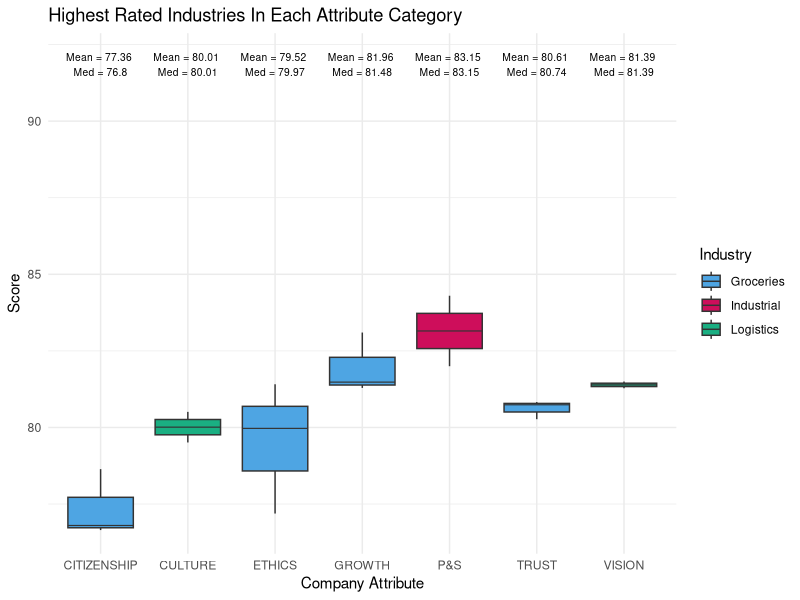
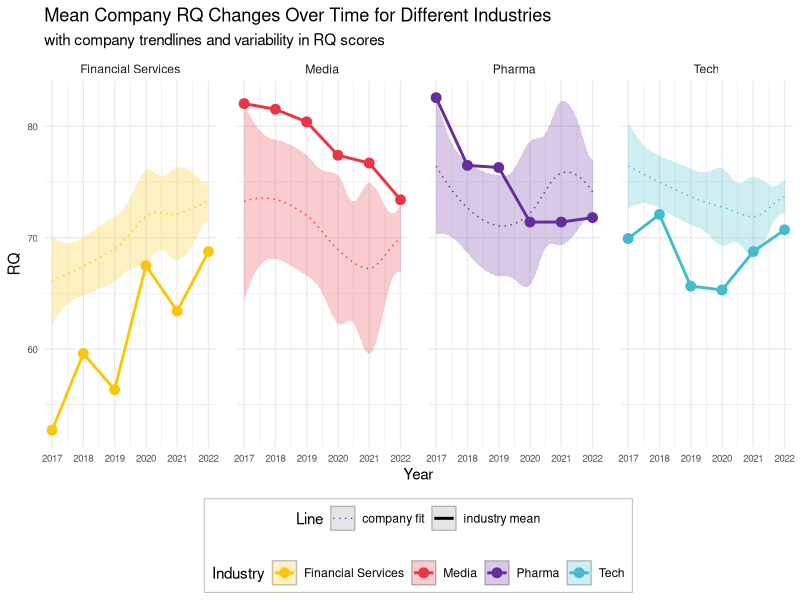

Reproduce these figures in R, in order.
## ---- chunk 1
#| label: load-packages and data
#| include: false

library(tidyverse)

poll <- read.csv("data/polls.csv")
reputation <- read.csv("data/reputation.csv")
## ---- chunk 2
reputation1 <- reputation |>
  group_by(industry, name) |>
  mutate(avg_score = mean(score))
reputation2 <- reputation1 |>
  group_by(name) |>
  mutate(maxavg = max(avg_score))

#used to confirm which industries were the highest scored in each category
overview <- reputation1 |>
  group_by(name) |>
  slice(which.max(avg_score))

#creating dataframes for each attribute based on which industry had the highest average
citizenship <- reputation2 |>
  group_by(name) |>
  filter(name == "CITIZENSHIP" & avg_score == maxavg)
culture <- reputation2 |>
  group_by(name) |>
  filter(name == "CULTURE" & avg_score == maxavg)
ethics <- reputation2 |>
  group_by(name) |>
  filter(name == "ETHICS" & avg_score == maxavg)
growth <- reputation2 |>
  group_by(name) |>
  filter(name == "GROWTH" & avg_score == maxavg)
ps <- reputation2 |>
  group_by(name) |>
  filter(name == "P&S" & avg_score == maxavg)
trust <- reputation2 |>
  group_by(name) |>
  filter(name == "TRUST" & avg_score == maxavg)
vision <- reputation2 |>
  group_by(name) |>
  filter(name == "VISION" & avg_score == maxavg)

final <- rbind(citizenship, culture, ethics, growth, ps, trust, vision)

#making visualization
get_box_stats <- function(y, upper_limit = max(final$score) * 1.15) {
  return(data.frame(
    y = 0.95 * upper_limit,
    label = paste(
      "Mean =", round(mean(y), 2), "\n",
      "Med =", round(median(y), 2), "\n"
    )
  ))
}
ggplot(final, aes(x = name, y = score, fill = industry)) +
  geom_boxplot(fatten = 0.8) +
  labs(title = "Highest Rated Industries In Each Attribute Category", x = "Company Attribute", y = "Score", fill = "Industry") +
  scale_fill_manual(values = c("#4ea5e3", "#ce0e5b", "#1aaf82")) +
  stat_summary(fun.data = get_box_stats, geom = "text", hjust = 0.5, vjust = 0.9, size = 2.6) +
  theme_minimal() 
## ---- chunk 3
#| label: question 2 vizualization 2
#| message: false
#| warning: false

# data set with company, rq, and year for years before 2022
before22_poll <- poll |>
  select(company, rq, year, industry) |>
  drop_na(rq)

# data set with company, rq, and year for 2022
`2022_poll` <- poll |>
  select(company, `X2022_rq`) |>
  drop_na(`X2022_rq`) |>
  pivot_longer(
    cols = `X2022_rq`,
    names_to = "year",
    values_to = "rq"
  ) |>
  mutate(year = parse_number(year))

# combine into new dataset
new_poll <- full_join(before22_poll, `2022_poll`, by = c("company", "rq", "year"))

# rq in 2017
`17_rq` <- new_poll |>
  filter(year == 2017) |>
  select(company, rq) |>
  rename("start_rq" = "rq")

# rq in 2022
`22_rq` <- new_poll |>
  filter(year == 2022) |>
  select(company, rq) |>
  rename("end_rq" = "rq")

# change in rq
rq_change <- new_poll |>
  select(company, industry) |>
  distinct(company) |>
  right_join(`17_rq`, by = "company") |>
  right_join(`22_rq`, by = "company") |>
  mutate(rq_change = end_rq - start_rq) |>
  distinct(company, .keep_all = TRUE) |> 
  select(company, rq_change) |>
  drop_na(rq_change)

# find 3 companies greatest rq increase
top3_rq <- rq_change |>
  arrange(rq_change) |>
  slice_head(n = 3)

# find 3 companies greatest rq decrease
last3_rq <- rq_change |>
  arrange(rq_change) |>
  slice_tail(n = 3)

# companies
companies <- c("Samsung", "Goldman Sachs", "Wells Fargo & Company",
               "Facebook", "Johnson & Johnson", "The Walt Disney Company")

# industries that these companies are in 
industries <- c("Tech", "Media", "Pharma", "Financial Services")

# data set for geom line
line_data <- new_poll |> filter(company %in% companies) |>
    mutate(industry = case_when(company == "Samsung" ~ "Tech",
                                company == "The Walt Disney Company" ~ "Media",
                                company == "Johnson & Johnson" ~  "Pharma",
                                company == "Goldman Sachs" ~ "Financial Services",
                                company == "Wells Fargo & Company" ~ "Financial Services",
                                company == "Facebook" ~  "Tech")) |>
    group_by(industry, year) |>
    summarize(mean_rq = mean(rq), .groups = "drop")

# fill in mising industry values for 2022 data
new_poll <- new_poll |>
  mutate(industry = case_when(
    company == "Apple" ~ "Tech",
    company == "American Express" ~ "Financial Services",
    company == "Bank of America" ~ "Financial Services",
    company == "Citigroup" ~ "Financial Services",
    company == "Comcast" ~ "Media",
    company == "Dell" ~ "Tech",
    company == "Electronic Arts, Inc." ~ "Tech",
    company == "Facebook" ~ "Tech",
    company == "Fox Corporation" ~ "Media",
    company == "Goldman Sachs" ~ "Financial Services",
    company == "Google" ~ "Tech",
    company == "IBM" ~ "Tech",
    company == "Johnson & Johnson" ~ "Pharma",
    company == "JPMorgan Chase & Co." ~ "Financial Services",
    company == "LG Corporation" ~ "Tech",
    company == "Microsoft" ~ "Tech",
    company == "Netflix" ~ "Tech",
    company == "Pfizer" ~ "Pharma",
    company == "Robinhood" ~ "Tech",
    company == "Samsung" ~ "Tech",
    company == "Sony" ~ "Tech",
    company == "Spotify" ~ "Media",
    company == "State Farm Insurance" ~ "Financial Services",
    company == "The Walt Disney Company" ~ "Media",
    company == "TikTok" ~ "Tech",
    company == "Twitter" ~ "Tech",
    company == "Uber" ~ "Tech",
    company == "USAA" ~ "Financial Services",
    company == "Wells Fargo & Company" ~ "Financial Services",
    TRUE ~ industry
  ))


# create visualization
new_poll |> 
  filter(industry %in% industries) |>
  ggplot(aes(x = year, y = rq, group = industry, color = industry)) +
  geom_smooth(method = 'loess',
              alpha = 0.25,
              show.legend = TRUE,
              linewidth = 0.5,
              aes(fill = industry, color = industry, linetype = "company fit")) +
  geom_line(data = line_data,
            aes(x = year, y = mean_rq, group = industry, color = industry,
                linetype = "industry mean"),
            linewidth = 1) +
  facet_wrap(~ industry, ncol = 4) +
  geom_point(data = line_data,
             aes(x = year, y = mean_rq), size = 3) +
  theme_minimal() +
  labs(title = "Mean Company RQ Changes Over Time for Different Industries",
       y = "RQ",
       x = "Year",
       color = "Industry",
       fill = "Industry",
       subtitle = "with company trendlines and variability in RQ scores",
       linetype = "Line") +
  scale_color_viridis_d() + 
  scale_color_manual(values = c("#F9C80E", "#EA3546", "#662E9B", "#43BCCD")) +
  scale_fill_manual(values = c("#F9C80E", "#EA3546", "#662E9B", "#43BCCD") )+
  theme(legend.position = "bottom",
        axis.text = element_text(size = 7),
        panel.spacing=unit(1,"lines"),
        legend.direction = "horizontal",
        legend.box = "vertical",
        legend.box.background = element_rect(color = "grey"),
        legend.key=element_rect(colour="grey")
        ) +
  scale_linetype_manual(values = c("dotted", "solid"))

